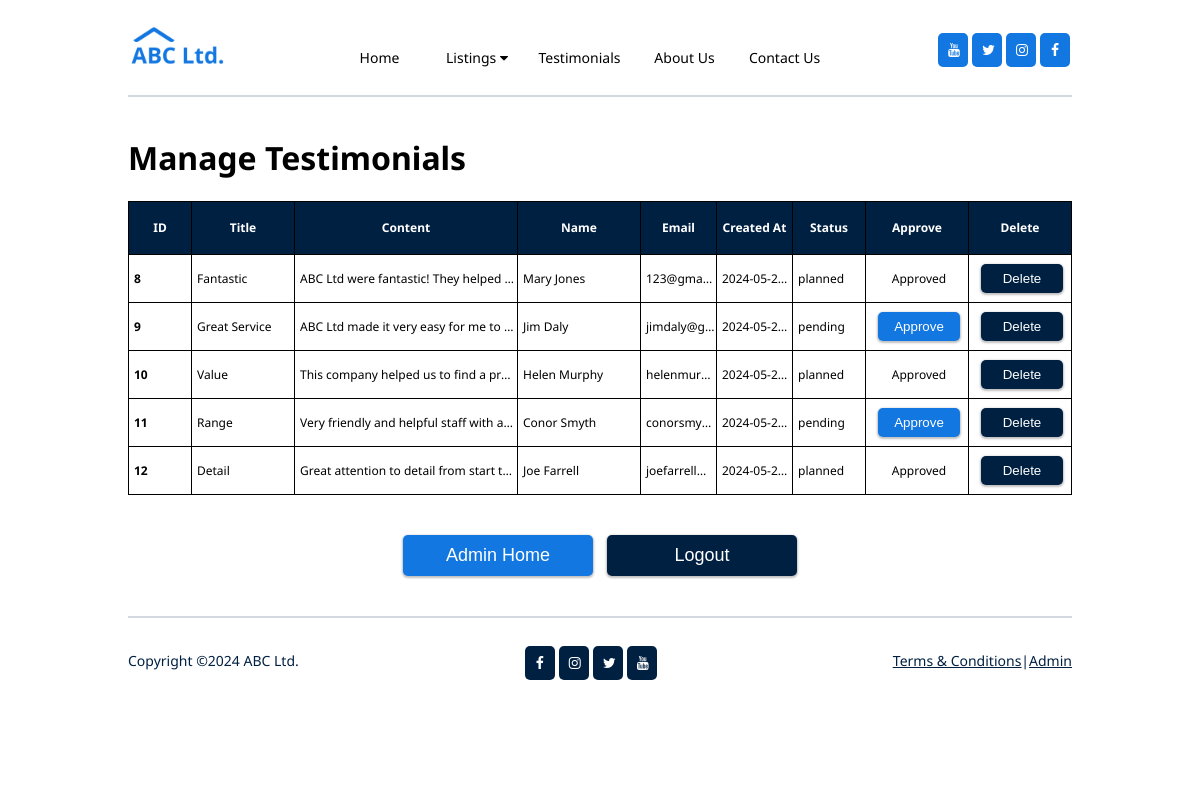
Screenshot of /propertycompany/managetestimonials.php with the database file from the repository.
### tables this page shows
CREATE TABLE `testimonials` (
  `id` int(11) NOT NULL,
  `title` text NOT NULL,
  `content` text NOT NULL,
  `author_name` varchar(100) NOT NULL,
  `author_email` varchar(100) NOT NULL,
  `created_at` timestamp NOT NULL DEFAULT current_timestamp(),
  `status` enum('pending','planned') NOT NULL DEFAULT 'pending'
);

### propertycompany/managetestimonials.php (the view, shortened to what this page needs)
<!DOCTYPE HTML>
<html lang="en">
<head>
 <link rel="stylesheet" href="css/styles.css">
 <link rel="stylesheet" href="https://cdnjs.cloudflare.com/ajax/libs/font-awesome/4.7.0/css/font-awesome.min.css">
 </head>
<body>
<div id="wrapper">
<main>
	<h1>Manage Testimonials</h1>
	<?php
require 'connect.php';
$sql="SELECT * from testimonials";
$result=mysqli_query($link, $sql);
if(mysqli_num_rows($result)>0){
	echo"<div class='testimonials-table'>";
		echo "<table>";
		echo"<tr>
			<th class='t-col1'>ID</th>
			<th class='t-col2'>Title</th>
			<th class='t-col3'>Content</th>
			<th class='t-col4'>Name</th>
			<th class='t-col5'>Email</th>
			<th class='t-col6'>Created At</th>
			<th class='t-col7'>Status</th>
			<th class='t-colbtn'>Approve</th>
			<th class='t-colbtn'>Delete</th>
			</tr>";
		while($row=mysqli_fetch_array($result)){
			$id=$row["id"];
			$title=$row["title"];
			$content=$row["content"];
			$author_name=$row["author_name"];
			$author_email=$row["author_email"];
			$created_at=$row["created_at"];
			$status=$row["status"];
		echo"<tr>
			<td class='t-col1'><b>$id</b></td>
			<td class='t-col2'>$title</td>
			<td class='t-col3'>$content</td>
			<td class='t-col4'>$author_name</td>
			<td class='t-col5'>$author_email</td>
			<td class='t-col6'>$created_at</td>
			<td class='t-col7'>$status</td>";
			echo"<td class='t-table-btn-edit'>";
				if($status=='pending'){
					echo"<a href='processapprovetestimonial.php?id=$id'><button>Approve</button></td>";
				}
				else{
					echo"<p>Approved</p>";
				}
			echo"
			<td class='t-table-btn-delete'><a href='deletetestimonial.php?id=$id'><button>Delete</button></td>
			</tr>";
		}
	echo"</div>";
		echo"<table>";
		}
		else{
			echo"No entries found";
		}
?>
<div class="bottom-buttons">
	<div class="bottom-buttons-row">
		<a href="adminhome.php"><button id="home-btn">Admin Home</button></a>
		<form action="adminlogout.php" method="POST">
			<button type="submit" id="logout-btn">Logout</button>
		</form>
	</div>
</div>
<hr>
</main>
</div>
</body>
</html>

### propertycompany/css/styles.css (style rules this page uses)
#wrapper { width: 80%; margin: 0 auto; }
header { background-color: white; }
body { background-color: white; margin: 0; padding: 10px; font-family: "Noto Sans"; }
nav { display: flex; justify-content: space-between; font-size: 14px; }
#logo, .navbar, #socialiconsnav { display: flex; }
#logo { margin-top: 8px; }
#toHide { display: block; }
.navelements { float: left; margin-top: 28px; padding: 10px 10px 10px; background-color: white; color: black; text-decoration: none; text-align: center; min-width: 80px; }
#testimonials-width { min-width: 90px; }
.dropdown { overflow: hidden; float:left; }
.dropbtn { cursor:pointer; border: none; outline: none; color: black; background-color: inherit; font-family: inherit; text-align:center; margin-top: 28px; padding: 10px 10px 10px; font-size: 14px; min-width: 95px; }
#socialiconsnav { margin-top: 3px; }
#socialiconsnav .fa { padding: 10px; font-size: 14px; width: 10px; text-align: center; margin: 20px 2px; text-decoration: none; color: white; background-color: #1277E1; border-radius: 5px; }
#socialiconsnav a { float: right; }
main { padding: 10px 0px 10px; background-color: white; }
hr { border-color: #D4D8E1; border-style: solid; }
.testimonials-table table { border-collapse: collapse; width: 100%; border: 1px solid #000; margin-bottom: 40px; table-layout: fixed; font-size: 12px; }
.testimonials-table table th { border: 1px solid #000; background-color: #002042; color: white; height: 50px; }
.testimonials-table table td { border: 1px solid #000; white-space: nowrap; overflow: hidden; text-overflow: ellipsis; height: 45px; padding-left: 5px; }
.t-table-btn-edit, .t-table-btn-delete { width: 50px; text-align: center; vertical-align: middle; }
.t-table-btn-edit button { background-color: #1277E1; border-radius: 5px; color: white; cursor: pointer; border: none; padding: 7px 16px; box-shadow: 0px 1px 2px 1px rgba(51, 51, 51, 0.3); }
.t-table-btn-delete button { background-color: #002042; border-radius: 5px; color: white; cursor: pointer; border: none; padding: 7px 22px; box-shadow: 0px 1px 2px 1px rgba(51, 51, 51, 0.3); }
.t-col1 { width: 60px; }
.t-col2 { width: 100px; }
.t-col3 { width: 220px; }
.t-col4 { width: 120px; }
.t-col7 { width: 70px; }
.t-colbtn { width: 100px; }
.bottom-buttons { margin: 40px 0px; display: flex; justify-content: space-evenly; }
.bottom-buttons form { display: inline; }
#home-btn { background-color: #1277E1; border-radius: 5px; color: white; cursor: pointer; border: none; padding: 10px 42px; box-shadow: 0px 1px 2px 1px rgba(51, 51, 51, 0.3); font-size: 18px; width: 190px; margin-right: 5px; }
#logout-btn { background-color: #002042; border-radius: 5px; color: white; cursor: pointer; border: none; padding: 10px 64px; box-shadow: 0px 1px 2px 1px rgba(51, 51, 51, 0.3); font-size: 18px; width: 190px; margin-left: 5px; }
footer { bottom: 0; display: flex; justify-content: space-between; font-size: 14px; margin-bottom: 15px; }
#footertext, #socialiconsfooter, #footerlinks { display: flex; }
#footerlinks { float:right; }
#socialiconsfooter { margin-right: 10px; }
#socialiconsfooter .fa { padding: 10px; font-size: 14px; width: 10px; text-align: center; margin: 20px 2px; text-decoration: none; color: white; background-color: #002042; border-radius: 5px; }
#footertext a { color: #002042; font-size: 14px; }
#footertext { margin-top: 25px; min-width: 100px; }
#footerlinks { margin-top: 25px; }
#footerlinks a { font-size: 14px; color: #002042; }

### rows the page displays
testimonials: id "8", title "Fantastic", content "ABC Ltd were fantastic! They helped…", author_name "Mary Jones", author_email "123@gmai…", created_at "2024-05-2…", status "planned", shows "Approved"
testimonials: id "9", title "Great Service", content "ABC Ltd made it very easy for me to…", author_name "Jim Daly", author_email "jimdaly@g…", created_at "2024-05-2…", status "pending"
testimonials: id "10", title "Value", content "This company helped us to find a pr…", author_name "Helen Murphy", author_email "helenmur…", created_at "2024-05-2…", status "planned", shows "Approved"
testimonials: id "11", title "Range", content "Very friendly and helpful staff with a…", author_name "Conor Smyth", author_email "conorsmy…", created_at "2024-05-2…", status "pending"
testimonials: id "12", title "Detail", content "Great attention to detail from start t…", author_name "Joe Farrell", author_email "joefarrell…", created_at "2024-05-2…", status "planned", shows "Approved"
